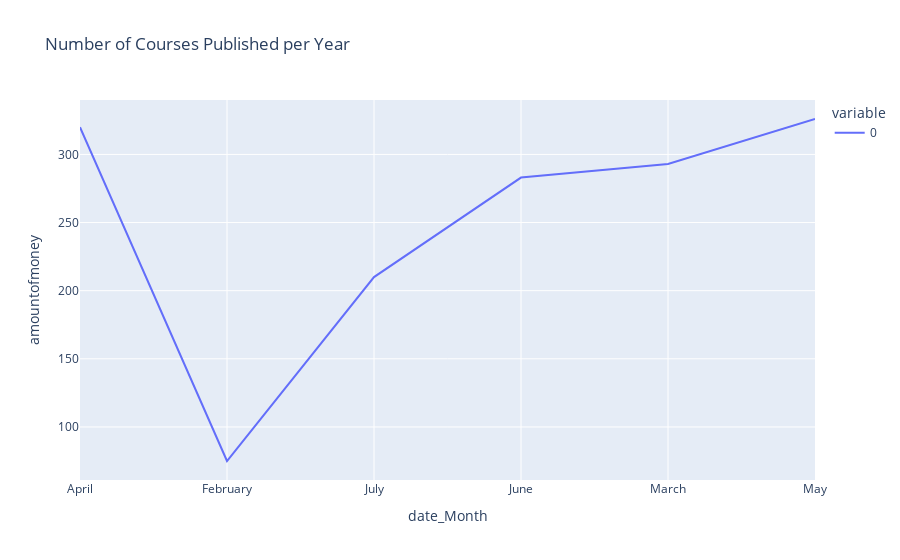

Notebook cell for this chart:
### Code cell
line_chart_months = px.line(merged_df.groupby(merged_df['date_Month']).size(), title='Number of Courses Published per months ')
line_chart_months.update_xaxes(title_text='date_Month')
line_chart_months.update_yaxes(title_text='amountofmoney')
line_chart_months.show()

### Figure 1 — Plotly figure (JSON) as saved in the notebook; plotly's stock layout.template omitted (floating-point values rounded to 4 significant figures)
{"data": [{"hovertemplate": "variable=0<br>date_Month=%{x}<br>value=%{y}<extra></extra>", "legendgroup": "0", "line": {"color": "#636efa", "dash": "solid"}, "marker": {"symbol": "circle"}, "mode": "lines", "name": "0", "orientation": "v", "showlegend": true, "type": "scatter", "x": ["April", "February", "July", "June", "March", "May"], "xaxis": "x", "y": [320, 75, 210, 283, 293, 326], "yaxis": "y"}], "layout": {"legend": {"title": {"text": "variable"}, "tracegroupgap": 0}, "title": {"text": "Number of Courses Published per Year"}, "xaxis": {"anchor": "y", "domain": [0, 1], "title": {"text": "date_Month"}}, "yaxis": {"anchor": "x", "domain": [0, 1], "title": {"text": "amountofmoney"}}}}
